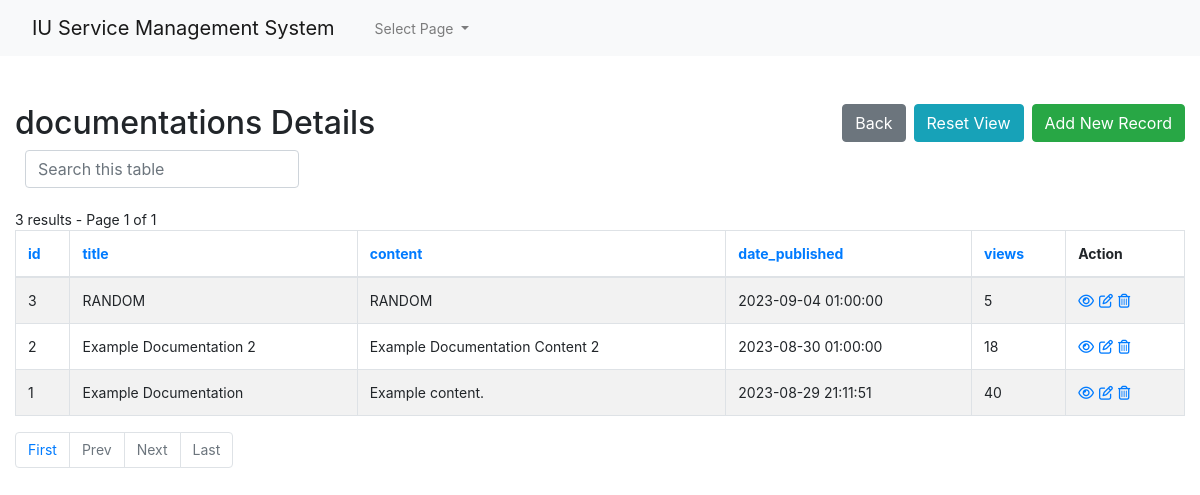
The page /admin1/core/app/documentations-index.php (signed in) on the database its author committed.
### tables this page shows
CREATE TABLE `documentations` (
  `id` int(10) UNSIGNED NOT NULL,
  `title` varchar(256) NOT NULL,
  `content` text NOT NULL,
  `date_published` datetime NOT NULL,
  `views` int(11) NOT NULL
);

### admin1/core/app/config.php (called while the page is built, shortened)
<?php
$no_of_records_per_page = 10;
?>

### admin1/core/app/documentations-index.php (the view, shortened to what this page needs)
<!DOCTYPE html>
<html lang="en">
<head>
    <link rel="stylesheet" href="https://stackpath.bootstrapcdn.com/bootstrap/4.5.0/css/bootstrap.min.css">
</head>
<?php require_once('navbar.php'); ?>
<body>
    <section class="pt-5">
        <div class="container-fluid">
            <div class="row">
                <div class="col-md-12">
                    <div class="page-header clearfix">
                        <h2 class="float-left">documentations Details</h2>
                        <a href="documentations-create.php" class="btn btn-success float-right">Add New Record</a>
                        <a href="documentations-index.php" class="btn btn-info float-right mr-2">Reset View</a>
                        <a href="index.php" class="btn btn-secondary float-right mr-2">Back</a>
                    </div>
                    <div class="form-row">
                        <form action="documentations-index.php" method="get">
                        <div class="col">
                          <input type="text" class="form-control" placeholder="Search this table" name="search">
                        </div>
                    </div>
                    <br>
                    <?php
                    require_once "config.php";
                    $domain   = $_SERVER['HTTP_HOST'];
                    $script   = $_SERVER['SCRIPT_NAME'];
                    $parameters   = $_GET ? $_SERVER['QUERY_STRING'] : "" ;
                    $protocol=($_SERVER['HTTPS'] == "on" ? "https" : "http");
                    $currenturl = $protocol . '://' . $domain. $script . '?' . $parameters;
                    if (isset($_GET['pageno'])) {
                        $pageno = $_GET['pageno'];
                    } else {
                        $pageno = 1;
                    }
                    $offset = ($pageno-1) * $no_of_records_per_page;
                    $total_pages_sql = "SELECT COUNT(*) FROM documentations";
                    $result = mysqli_query($link,$total_pages_sql);
                    $total_rows = mysqli_fetch_array($result)[0];
                    $total_pages = ceil($total_rows / $no_of_records_per_page);
                    $order = 'id';
                    $sortBy = array('asc', 'desc'); $sort = 'desc';
                    $sql = "SELECT * FROM documentations ORDER BY $order $sort LIMIT $offset, $no_of_records_per_page";
                    $count_pages = "SELECT * FROM documentations";
                    if(!empty($_GET['search'])) {
                        $search = ($_GET['search']);
                        $sql = "SELECT * FROM documentations
                            WHERE CONCAT_WS (id,title,content,date_published,views)
                            LIKE '%$search%'
                            ORDER BY $order $sort
                            LIMIT $offset, $no_of_records_per_page";
                        $count_pages = "SELECT * FROM documentations
                            WHERE CONCAT_WS (id,title,content,date_published,views)
                            LIKE '%$search%'
                            ORDER BY $order $sort";
                    }
                    else {
                        $search = "";
                    }
                    if($result = mysqli_query($link, $sql)){
                        if(mysqli_num_rows($result) > 0){
                            if ($result_count = mysqli_query($link, $count_pages)) {
                               $total_pages = ceil(mysqli_num_rows($result_count) / $no_of_records_per_page);
                           }
                            $number_of_results = mysqli_num_rows($result_count);
                            echo " " . $number_of_results . " results - Page " . $pageno . " of " . $total_pages;
                            echo "<table class='table table-bordered table-striped'>";
                                echo "<thead>";
                                    echo "<tr>";
                                        echo "<th><a href=?search=$search&sort=&order=id&sort=$sort>id</th>";
										echo "<th><a href=?search=$search&sort=&order=title&sort=$sort>title</th>";
										echo "<th><a href=?search=$search&sort=&order=content&sort=$sort>content</th>";
										echo "<th><a href=?search=$search&sort=&order=date_published&sort=$sort>date_published</th>";
										echo "<th><a href=?search=$search&sort=&order=views&sort=$sort>views</th>";
                                        echo "<th>Action</th>";
                                    echo "</tr>";
                                echo "</thead>";
                                echo "<tbody>";
                                while($row = mysqli_fetch_array($result)){
                                    echo "<tr>";
                                    echo "<td>" . htmlspecialchars($row['id']) . "</td>";echo "<td>" . htmlspecialchars($row['title']) . "</td>";echo "<td>" . htmlspecialchars($row['content']) . "</td>";echo "<td>" . htmlspecialchars($row['date_published']) . "</td>";echo "<td>" . htmlspecialchars($row['views']) . "</td>";
                                        echo "<td>";
                                            echo "<a href='documentations-read.php?id=". $row['id'] ."' title='View Record' data-toggle='tooltip'><i class='far fa-eye'></i></a>";
                                            echo "<a href='documentations-update.php?id=". $row['id'] ."' title='Update Record' data-toggle='tooltip'><i class='far fa-edit'></i></a>";
                                            echo "<a href='documentations-delete.php?id=". $row['id'] ."' title='Delete Record' data-toggle='tooltip'><i class='far fa-trash-alt'></i></a>";
                                        echo "</td>";
                                    echo "</tr>";
                                }
                                echo "</tbody>";
                            echo "</table>";
?>
                                <ul class="pagination" align-right>
                                <?php
                                    $new_url = preg_replace('/&?pageno=[^&]*/', '', $currenturl);
                                 ?>
                                    <li class="page-item"><a class="page-link" href="<?php echo $new_url .'&pageno=1' ?>">First</a></li>
                                    <li class="page-item <?php if($pageno <= 1){ echo 'disabled'; } ?>">
                                        <a class="page-link" href="<?php if($pageno <= 1){ echo '#'; } else { echo $new_url ."&pageno=".($pageno - 1); } ?>">Prev</a>
                                    </li>
                                    <li class="page-item <?php if($pageno >= $total_pages){ echo 'disabled'; } ?>">
                                        <a class="page-link" href="<?php if($pageno >= $total_pages){ echo '#'; } else { echo $new_url . "&pageno=".($pageno + 1); } ?>">Next</a>
                                    </li>
                                    <li class="page-item <?php if($pageno >= $total_pages){ echo 'disabled'; } ?>">
                                        <a class="page-item"><a class="page-link" href="<?php echo $new_url .'&pageno=' . $total_pages; ?>">Last</a>
                                    </li>
                                </ul>
<?php
                        } else{
                            echo "<p class='lead'><em>No records were found.</em></p>";
                        }
                    } else{
                        echo "ERROR: Could not able to execute $sql. " . mysqli_error($link);
                    }
                    ?>
                </div>
            </div>
        </div>
    </section>
</body>
</html>

### admin1/core/app/documentations-index.php (style rules this page uses)
.page-header h2 { margin-top: 0; }
table tr td:last-child a { margin-right: 5px; }
body { font-size: 14px; }

### rows shown on the page
documentations: id "3", title "RANDOM", content "RANDOM", date_published "2023-09-04 01:00:00", views "5"
documentations: id "2", title "Example Documentation 2", content "Example Documentation Content 2", date_published "2023-08-30 01:00:00", views "18"
documentations: id "1", title "Example Documentation", content "Example content.", date_published "2023-08-29 21:11:51", views "40"

### other values the page prints
$number_of_results "3"
$pageno "1"
$total_pages "1"
